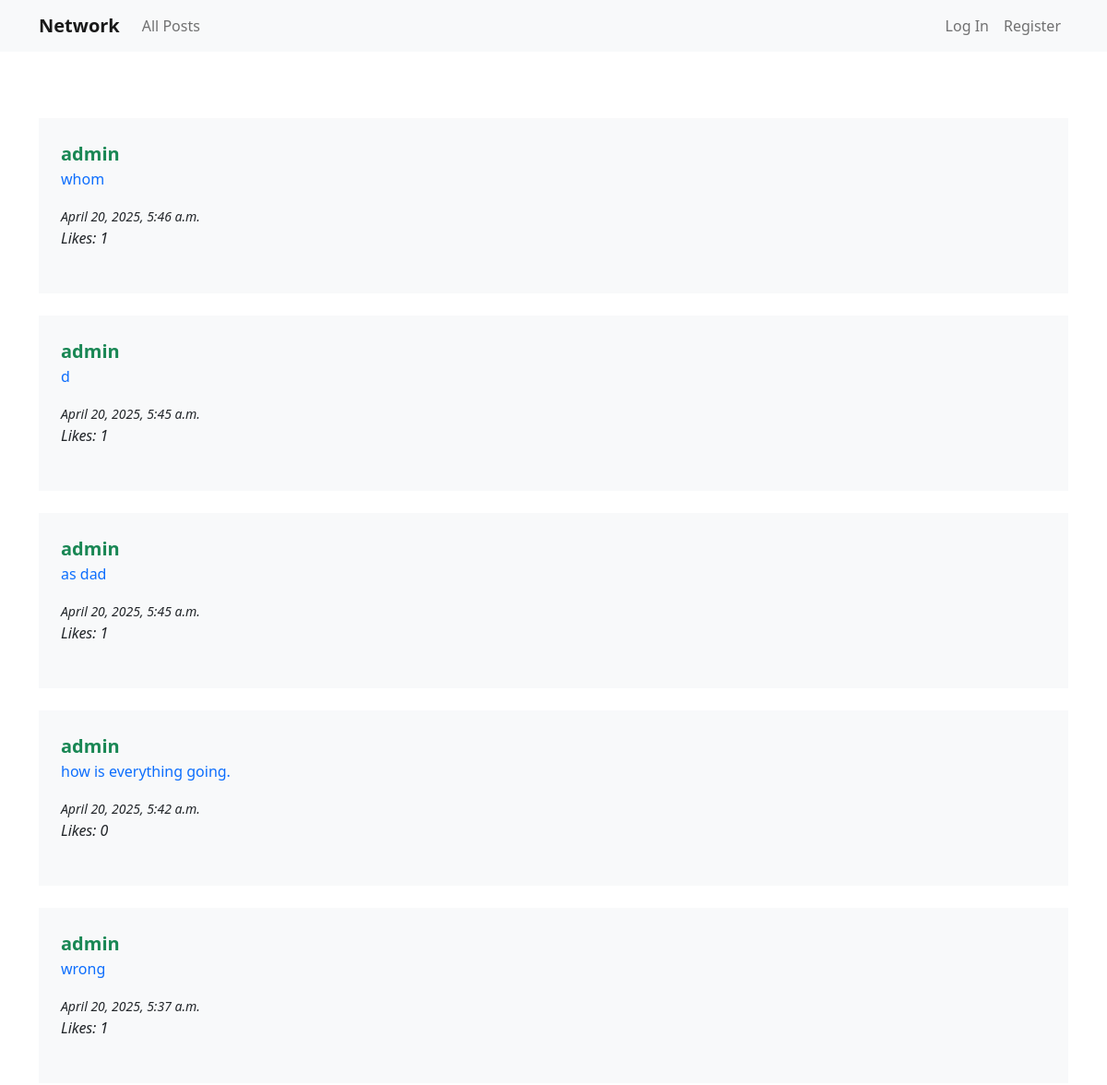
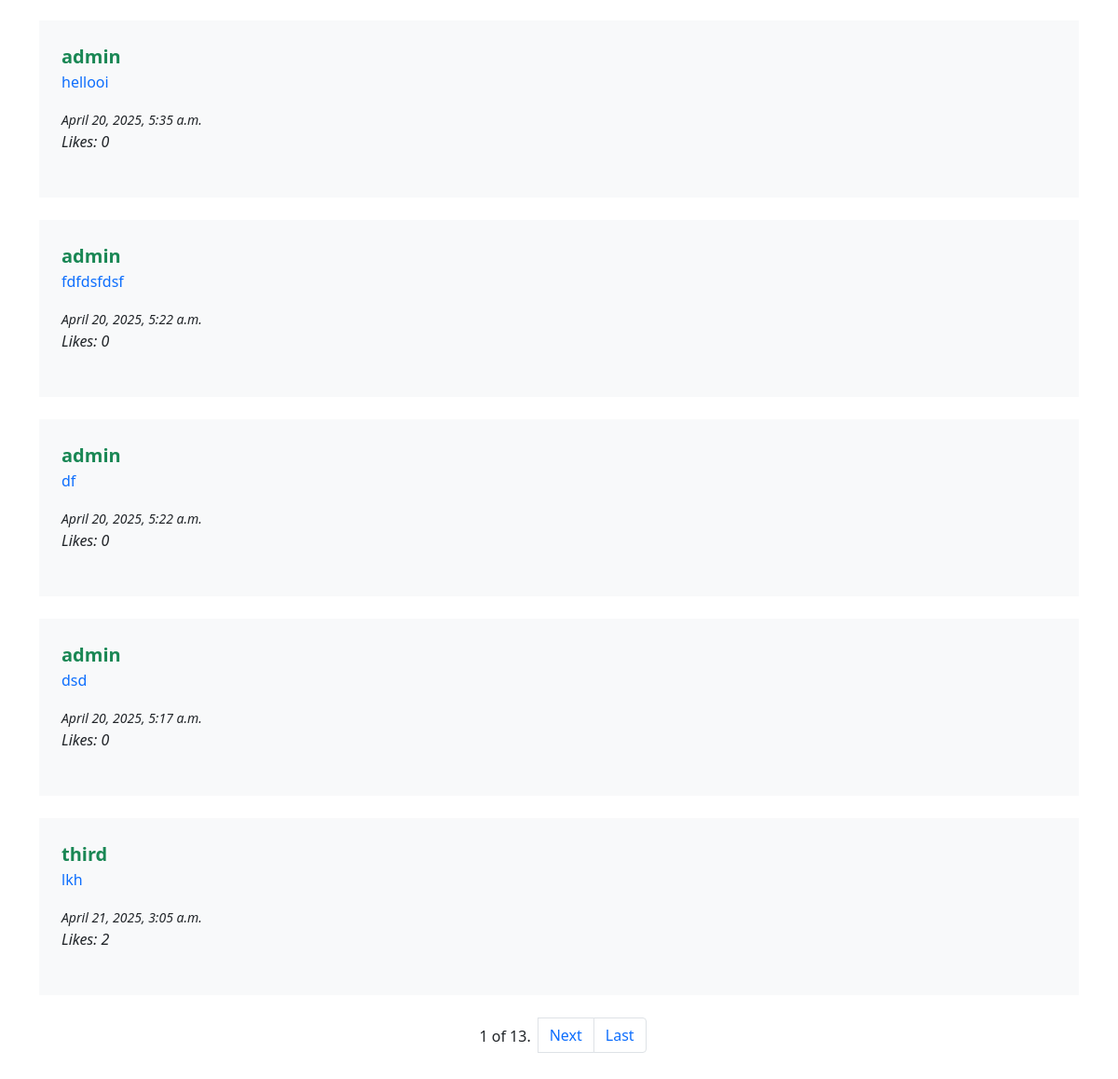
The page / on the database its author committed (2 pictures, top to bottom).
### network/models.py (models this page shows, shortened)
class Post(models.Model):
  author = models.ForeignKey(User, on_delete=models.CASCADE)
  date_stamp = models.DateTimeField(auto_now_add=True)
  updated_at = models.DateTimeField(auto_now=True)
  content = models.TextField()
  def total_likes(self):
    return self.likes.count()

class User(AbstractUser):
    pass

### network/views.py (the view)
# urls.py: path("", views.BasePostList.as_view(), name="index"),
class BasePostList (ListView):
    model = Post
    template_name = "network/index.html"
    context_object_name = "posts"
    paginate_by = 10
    ordering = ["-date_stamp"]
    def get_context_data(self, **kwargs):
        content = super().get_context_data(**kwargs)
        if self.request.user.is_authenticated:
            is_liked_by_user = {}
            for post in content["posts"]:
                is_liked_by_user[post.id] = post.is_liked_by(self.request.user)
            content["is_liked_by_user"] = is_liked_by_user
        return content

### network/templates/network/index.html (shortened to what this page needs)
{% extends "network/layout.html" %}
{% load static %}
{% block body %}
{% include 'network/posts_list.html' %}
{% include 'network/pagination.html' %}
{% endblock %}

### network/templates/network/posts_list.html (shortened to what this page needs)
{% load dict_filters %}
<div class="post_list">
    {% for post in posts %}
    <div class="post bg-light p-2 p-lg-4 my-2 my-lg-4" data-post-id="{{ post.id }}">
        <strong><a href="{% url 'profile' post.author %}"
                class="text-success text-decoration-none fw-bold fs-5">{{post.author}}</a></strong>
        <p class="text-primary">{{post.content}}</p>
        <small class="fst-italic">
            {% if post.updated_at %}
            {{ post.updated_at }}
            {% else %}
            {{post.date_stamp}}
            {% endif %}
        </small>
        <div class="total_likes fst-italic mb-2 mb-lg-4">Likes: {{ post.total_likes }}</div>
    </div>
    {% endfor %}
</div>

### rows shown on the page
Post: author "admin", content "whom", updated_at "April 20, 2025, 5:46 a.m.", total_likes "1"
Post: author "admin", content "d", updated_at "April 20, 2025, 5:45 a.m.", total_likes "1"
Post: author "admin", content "as dad", updated_at "April 20, 2025, 5:45 a.m.", total_likes "1"
Post: author "admin", content "how is everything going.", updated_at "April 20, 2025, 5:42 a.m.", total_likes "0"
Post: author "admin", content "wrong", updated_at "April 20, 2025, 5:37 a.m.", total_likes "1"
Post: author "admin", content "hellooi", updated_at "April 20, 2025, 5:35 a.m.", total_likes "0"
Post: author "admin", content "fdfdsfdsf", updated_at "April 20, 2025, 5:22 a.m.", total_likes "0"
Post: author "admin", content "df", updated_at "April 20, 2025, 5:22 a.m.", total_likes "0"
Post: author "admin", content "dsd", updated_at "April 20, 2025, 5:17 a.m.", total_likes "0"
Post: author "third", content "lkh", updated_at "April 21, 2025, 3:05 a.m.", total_likes "2"

### other values the page prints
{{ page_obj.number }} "1"
{{ page_obj.paginator.num_pages }} "13"
